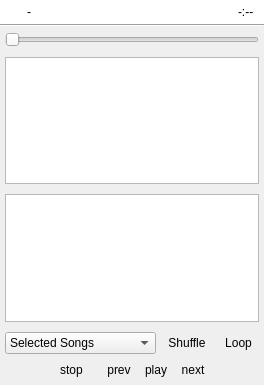
<?xml version="1.0" encoding="UTF-8"?>
<ui version="4.0">
 <class>QUMediaPlayer</class>
 <widget class="QWidget" name="QUMediaPlayer">
  <property name="geometry">
   <rect>
    <x>0</x>
    <y>0</y>
    <width>264</width>
    <height>385</height>
   </rect>
  </property>
  <property name="windowTitle">
   <string>Form</string>
  </property>
  <layout class="QVBoxLayout" name="verticalLayout_3">
   <property name="spacing">
    <number>0</number>
   </property>
   <property name="margin">
    <number>0</number>
   </property>
   <item>
    <widget class="QFrame" name="frame">
     <property name="sizePolicy">
      <sizepolicy hsizetype="Preferred" vsizetype="Preferred">
       <horstretch>0</horstretch>
       <verstretch>0</verstretch>
      </sizepolicy>
     </property>
     <property name="palette">
      <palette>
       <active>
        <colorrole role="Base">
         <brush brushstyle="SolidPattern">
          <color alpha="255">
           <red>255</red>
           <green>255</green>
           <blue>255</blue>
          </color>
         </brush>
        </colorrole>
        <colorrole role="Window">
         <brush brushstyle="SolidPattern">
          <color alpha="255">
           <red>255</red>
           <green>255</green>
           <blue>255</blue>
          </color>
         </brush>
        </colorrole>
       </active>
       <inactive>
        <colorrole role="Base">
         <brush brushstyle="SolidPattern">
          <color alpha="255">
           <red>255</red>
           <green>255</green>
           <blue>255</blue>
          </color>
         </brush>
        </colorrole>
        <colorrole role="Window">
         <brush brushstyle="SolidPattern">
          <color alpha="255">
           <red>255</red>
           <green>255</green>
           <blue>255</blue>
          </color>
         </brush>
        </colorrole>
       </inactive>
       <disabled>
        <colorrole role="Base">
         <brush brushstyle="SolidPattern">
          <color alpha="255">
           <red>255</red>
           <green>255</green>
           <blue>255</blue>
          </color>
         </brush>
        </colorrole>
        <colorrole role="Window">
         <brush brushstyle="SolidPattern">
          <color alpha="255">
           <red>255</red>
           <green>255</green>
           <blue>255</blue>
          </color>
         </brush>
        </colorrole>
       </disabled>
      </palette>
     </property>
     <property name="autoFillBackground">
      <bool>true</bool>
     </property>
     <property name="frameShadow">
      <enum>QFrame::Raised</enum>
     </property>
     <layout class="QHBoxLayout" name="_2">
      <property name="spacing">
       <number>10</number>
      </property>
      <property name="leftMargin">
       <number>10</number>
      </property>
      <property name="topMargin">
       <number>5</number>
      </property>
      <property name="rightMargin">
       <number>10</number>
      </property>
      <property name="bottomMargin">
       <number>5</number>
      </property>
      <item>
       <widget class="QLabel" name="infoIconLbl">
        <property name="sizePolicy">
         <sizepolicy hsizetype="Fixed" vsizetype="Preferred">
          <horstretch>0</horstretch>
          <verstretch>0</verstretch>
         </sizepolicy>
        </property>
        <property name="text">
         <string/>
        </property>
        <property name="pixmap">
         <pixmap resource="../resources/uman.qrc">:/types/music.png</pixmap>
        </property>
        <property name="alignment">
         <set>Qt::AlignLeading|Qt::AlignLeft|Qt::AlignTop</set>
        </property>
       </widget>
      </item>
      <item>
       <widget class="QLabel" name="currentSongLbl">
        <property name="sizePolicy">
         <sizepolicy hsizetype="Expanding" vsizetype="Preferred">
          <horstretch>0</horstretch>
          <verstretch>0</verstretch>
         </sizepolicy>
        </property>
        <property name="text">
         <string notr="true">-</string>
        </property>
        <property name="textFormat">
         <enum>Qt::RichText</enum>
        </property>
        <property name="alignment">
         <set>Qt::AlignLeading|Qt::AlignLeft|Qt::AlignTop</set>
        </property>
        <property name="wordWrap">
         <bool>true</bool>
        </property>
       </widget>
      </item>
      <item>
       <widget class="QLabel" name="timeLbl">
        <property name="text">
         <string notr="true">-:--</string>
        </property>
        <property name="alignment">
         <set>Qt::AlignBottom|Qt::AlignLeading|Qt::AlignLeft</set>
        </property>
       </widget>
      </item>
     </layout>
    </widget>
   </item>
   <item>
    <widget class="Line" name="line">
     <property name="orientation">
      <enum>Qt::Horizontal</enum>
     </property>
    </widget>
   </item>
   <item>
    <layout class="QVBoxLayout" name="verticalLayout_2">
     <property name="spacing">
      <number>10</number>
     </property>
     <property name="margin">
      <number>5</number>
     </property>
     <item>
      <widget class="QSlider" name="timeSlider">
       <property name="toolTip">
        <string>Drag &amp; drop the slider position mark to seek.</string>
       </property>
       <property name="orientation">
        <enum>Qt::Horizontal</enum>
       </property>
      </widget>
     </item>
     <item>
      <widget class="QUAutoCue" name="autocue"/>
     </item>
     <item>
      <widget class="QUAutoCue" name="autocue2"/>
     </item>
     <item>
      <layout class="QVBoxLayout" name="verticalLayout">
       <property name="spacing">
        <number>5</number>
       </property>
       <item>
        <layout class="QHBoxLayout" name="horizontalLayout_2">
         <property name="spacing">
          <number>5</number>
         </property>
         <item>
          <widget class="QComboBox" name="sourceCombo">
           <item>
            <property name="text">
             <string>Selected Songs</string>
            </property>
            <property name="icon">
             <iconset resource="../resources/uman.qrc">
              <normaloff>:/types/text_stack.png</normaloff>:/types/text_stack.png</iconset>
            </property>
           </item>
           <item>
            <property name="text">
             <string>All Songs</string>
            </property>
            <property name="icon">
             <iconset resource="../resources/uman.qrc">
              <normaloff>:/control/database.png</normaloff>:/control/database.png</iconset>
            </property>
           </item>
           <item>
            <property name="text">
             <string>Visible Songs</string>
            </property>
            <property name="icon">
             <iconset resource="../resources/uman.qrc">
              <normaloff>:/control/eye.png</normaloff>:/control/eye.png</iconset>
            </property>
           </item>
           <item>
            <property name="text">
             <string>Current Playlist</string>
            </property>
            <property name="icon">
             <iconset resource="../resources/uman.qrc">
              <normaloff>:/control/playlist.png</normaloff>:/control/playlist.png</iconset>
            </property>
           </item>
          </widget>
         </item>
         <item>
          <widget class="QToolButton" name="shuffleBtn">
           <property name="toolTip">
            <string>Shuffle List</string>
           </property>
           <property name="text">
            <string>Shuffle</string>
           </property>
           <property name="icon">
            <iconset resource="../resources/uman.qrc">
             <normaloff>:/player/shuffle.png</normaloff>:/player/shuffle.png</iconset>
           </property>
           <property name="checkable">
            <bool>true</bool>
           </property>
           <property name="toolButtonStyle">
            <enum>Qt::ToolButtonIconOnly</enum>
           </property>
           <property name="autoRaise">
            <bool>true</bool>
           </property>
          </widget>
         </item>
         <item>
          <widget class="QToolButton" name="loopBtn">
           <property name="toolTip">
            <string>Loop List</string>
           </property>
           <property name="text">
            <string>Loop</string>
           </property>
           <property name="icon">
            <iconset resource="../resources/uman.qrc">
             <normaloff>:/player/loop.png</normaloff>:/player/loop.png</iconset>
           </property>
           <property name="checkable">
            <bool>true</bool>
           </property>
           <property name="toolButtonStyle">
            <enum>Qt::ToolButtonIconOnly</enum>
           </property>
           <property name="autoRaise">
            <bool>true</bool>
           </property>
          </widget>
         </item>
        </layout>
       </item>
       <item>
        <layout class="QHBoxLayout" name="horizontalLayout">
         <property name="spacing">
          <number>0</number>
         </property>
         <item>
          <spacer name="horizontalSpacer_3">
           <property name="orientation">
            <enum>Qt::Horizontal</enum>
           </property>
           <property name="sizeHint" stdset="0">
            <size>
             <width>40</width>
             <height>20</height>
            </size>
           </property>
          </spacer>
         </item>
         <item>
          <widget class="QToolButton" name="stopBtn">
           <property name="sizePolicy">
            <sizepolicy hsizetype="Preferred" vsizetype="Preferred">
             <horstretch>0</horstretch>
             <verstretch>0</verstretch>
            </sizepolicy>
           </property>
           <property name="text">
            <string notr="true">stop</string>
           </property>
           <property name="icon">
            <iconset resource="../resources/uman.qrc">
             <normaloff>:/player/stop.png</normaloff>:/player/stop.png</iconset>
           </property>
           <property name="iconSize">
            <size>
             <width>32</width>
             <height>32</height>
            </size>
           </property>
           <property name="autoRaise">
            <bool>true</bool>
           </property>
          </widget>
         </item>
         <item>
          <spacer name="horizontalSpacer">
           <property name="orientation">
            <enum>Qt::Horizontal</enum>
           </property>
           <property name="sizeType">
            <enum>QSizePolicy::Fixed</enum>
           </property>
           <property name="sizeHint" stdset="0">
            <size>
             <width>10</width>
             <height>20</height>
            </size>
           </property>
          </spacer>
         </item>
         <item>
          <widget class="QToolButton" name="prevBtn">
           <property name="sizePolicy">
            <sizepolicy hsizetype="Preferred" vsizetype="Preferred">
             <horstretch>0</horstretch>
             <verstretch>0</verstretch>
            </sizepolicy>
           </property>
           <property name="text">
            <string notr="true">prev</string>
           </property>
           <property name="icon">
            <iconset resource="../resources/uman.qrc">
             <normaloff>:/player/prev.png</normaloff>:/player/prev.png</iconset>
           </property>
           <property name="iconSize">
            <size>
             <width>32</width>
             <height>32</height>
            </size>
           </property>
           <property name="autoRaise">
            <bool>true</bool>
           </property>
          </widget>
         </item>
         <item>
          <widget class="QToolButton" name="playBtn">
           <property name="sizePolicy">
            <sizepolicy hsizetype="Preferred" vsizetype="Preferred">
             <horstretch>0</horstretch>
             <verstretch>0</verstretch>
            </sizepolicy>
           </property>
           <property name="text">
            <string notr="true">play</string>
           </property>
           <property name="icon">
            <iconset resource="../resources/uman.qrc">
             <normaloff>:/player/play.png</normaloff>:/player/play.png</iconset>
           </property>
           <property name="iconSize">
            <size>
             <width>48</width>
             <height>48</height>
            </size>
           </property>
           <property name="autoRaise">
            <bool>true</bool>
           </property>
          </widget>
         </item>
         <item>
          <widget class="QToolButton" name="nextBtn">
           <property name="sizePolicy">
            <sizepolicy hsizetype="Preferred" vsizetype="Preferred">
             <horstretch>0</horstretch>
             <verstretch>0</verstretch>
            </sizepolicy>
           </property>
           <property name="text">
            <string notr="true">next</string>
           </property>
           <property name="icon">
            <iconset resource="../resources/uman.qrc">
             <normaloff>:/player/next.png</normaloff>:/player/next.png</iconset>
           </property>
           <property name="iconSize">
            <size>
             <width>32</width>
             <height>32</height>
            </size>
           </property>
           <property name="autoRaise">
            <bool>true</bool>
           </property>
          </widget>
         </item>
         <item>
          <spacer name="horizontalSpacer_4">
           <property name="orientation">
            <enum>Qt::Horizontal</enum>
           </property>
           <property name="sizeHint" stdset="0">
            <size>
             <width>40</width>
             <height>20</height>
            </size>
           </property>
          </spacer>
         </item>
        </layout>
       </item>
      </layout>
     </item>
    </layout>
   </item>
  </layout>
 </widget>
 <customwidgets>
  <customwidget>
   <class>QUAutoCue</class>
   <extends>QTextBrowser</extends>
   <header>QUAutoCue.h</header>
  </customwidget>
 </customwidgets>
 <resources>
  <include location="../resources/uman.qrc"/>
 </resources>
 <connections/>
</ui>
